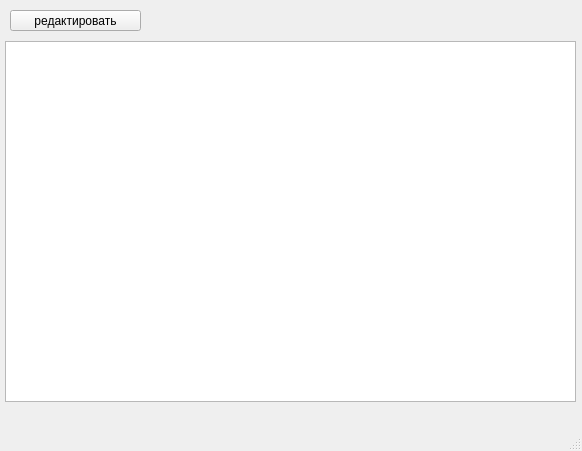
<?xml version="1.0" encoding="UTF-8"?>
<ui version="4.0">
 <class>MainWindow</class>
 <widget class="QMainWindow" name="MainWindow">
  <property name="geometry">
   <rect>
    <x>0</x>
    <y>0</y>
    <width>582</width>
    <height>451</height>
   </rect>
  </property>
  <property name="windowTitle">
   <string>MainWindow</string>
  </property>
  <widget class="QWidget" name="centralwidget">
   <widget class="QTableWidget" name="tbl">
    <property name="geometry">
     <rect>
      <x>5</x>
      <y>41</y>
      <width>571</width>
      <height>361</height>
     </rect>
    </property>
   </widget>
   <widget class="QPushButton" name="edit_btn">
    <property name="geometry">
     <rect>
      <x>10</x>
      <y>10</y>
      <width>131</width>
      <height>21</height>
     </rect>
    </property>
    <property name="text">
     <string>редактировать</string>
    </property>
   </widget>
  </widget>
  <widget class="QMenuBar" name="menubar">
   <property name="geometry">
    <rect>
     <x>0</x>
     <y>0</y>
     <width>582</width>
     <height>22</height>
    </rect>
   </property>
  </widget>
  <widget class="QStatusBar" name="statusbar"/>
 </widget>
 <resources/>
 <connections/>
</ui>
